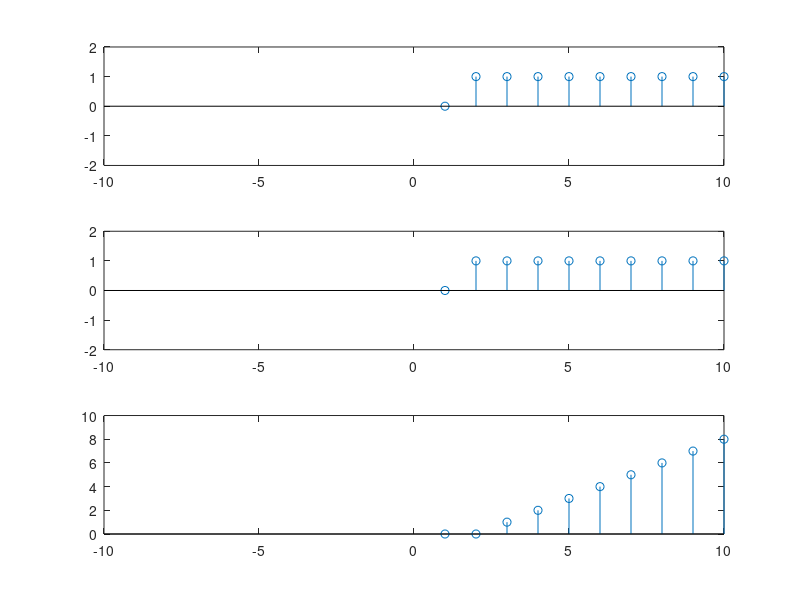

The MATLAB source for this figure:
x_min = -10;
x_max = 10;

y_min = -2;
y_max = 2;


x = [0 1 1 1 1 1 1 1 1 1 1];
y = [0 1 1 1 1 1 1 1 1 1 1];
%y = [1 1];

clin = conv(x,y);

%figure;

subplot(3,1,1);
stem(x);
axis([x_min x_max y_min y_max]);

subplot(3,1,2);
stem(y);
axis([x_min x_max y_min y_max]);

subplot(3,1,3);
stem(clin);
axis([x_min x_max]);